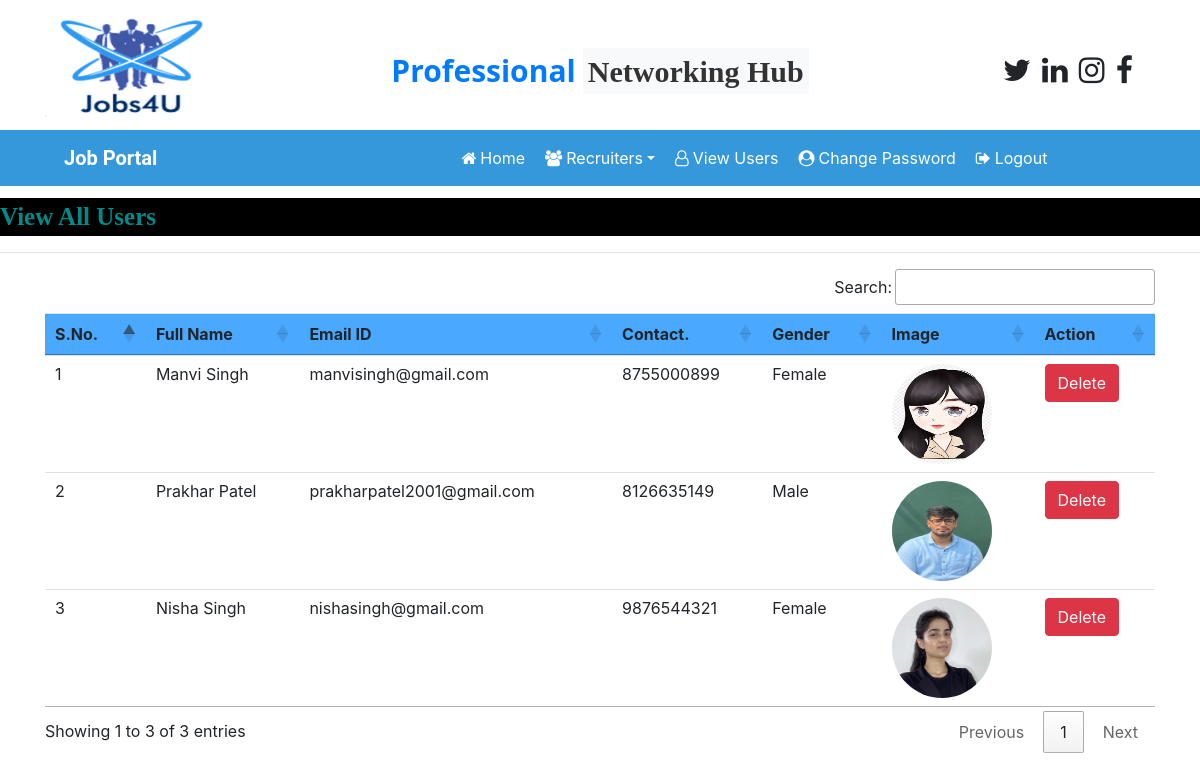
/view_users (signed in), run on the app's committed database.
### job/models.py (models this page shows, shortened)
class StudentUser(models.Model):
    user = models.ForeignKey(User, on_delete=models.CASCADE)
    mobile = models.CharField(max_length=15, null=True)
    image = models.FileField(null=True)
    gender = models.CharField(max_length=10, null=True)
    type = models.CharField(max_length=15, null=True)

### job/views.py (the view)
# urls.py: path('view_users',view_users,name="view_users"),
def view_users(request):
    if not request.user.is_authenticated:
        return redirect('admin_login')
    data = StudentUser.objects.all()
    d = {'data':data}
    return render(request,'view_users.html',d)

### job/templates/view_users.html
{% load static %}
{% block body %}
{% include 'admin_navigation.html' %}
<marquee style="font-family: 'Monotype Corsiva' ; font-size: 25px ; color: darkcyan ; background-color: black ; font-weight: bold; margin-top: 1%">
    View All Users
</marquee>
<hr>
<div class="container">
<table class="table table-hover" id = "example">
    <thead>
    <tr style ="background-color: #4AA8FF">
        <th>S.No.</th>
        <th>Full Name</th>
        <th>Email ID</th>
        <th>Contact.</th>
        <th>Gender</th>
        <th>Image</th>
        <th>Action</th>
    </tr>
    </thead>
    <tbody>
    {% for i in data %}
    <tr>
        <td>{{forloop.counter}}</td>
        <td>{{i.user.first_name}} {{i.user.last_name}}</td>
        <td>{{i.user.username}}</td>
        <td>{{i.mobile}}</td>
        <td>{{i.gender}}</td>
        <td><img src ="{{i.image.url}}" style="width:100px ; height : 100px; border-radius:50%" ></td>
        <td><a href="{% url 'delete_user' i.user.id %}" class="btn btn-danger btn-small" onclick="return confirm('Are You Sure?')">Delete</a></td>
    </tr>
    {% endfor %}
    </tbody>
</table>
</div>
{% endblock %}

### job/templates/admin_navigation.html (shortened to what this page needs)
<html>
<head>
    {% load static %}
  <link rel="stylesheet" href="https://cdn.jsdelivr.net/npm/bootstrap@4.6.2/dist/css/bootstrap.min.css">
    <link rel="stylesheet" href="https://cdnjs.cloudflare.com/ajax/libs/font-awesome/4.7.0/css/font-awesome.min.css">
    <link rel="stylesheet" href="https://cdn.datatables.net/1.13.6/css/jquery.dataTables.min.css">
    <link rel=stylesheet" href="https://cdn.datatables.net/buttons/2.4.1/css/buttons.dataTables.min.css">
</head>
<body>
<div class="container">
    <div class="row">
        <div class="col-sm-3">
            <img src="{% static 'images/job2.jpeg' %}"  style="width:170px; height:130px">
        </div>
        <div class="col-sm-6 mt-5 text-center">
            <span style="font-weight: bold; font-size: 30px">
              <span style="color: #007bff; font-family: 'Segoe UI', Tahoma, Geneva, Verdana, sans-serif;">Professional</span>
              <span style="background-color: #f8f9fa; padding: 5px;">
                <span style="color: #333; font-family: 'Georgia', serif;">Networking Hub</span>
              </span>
            </span>
        </div>
        <div class="col-sm-3 mt-5" style="padding-left: 10%">
<span style="font-weight:bold ; font-size: 30px ">
    <span><i class="fa fa-twitter pl-1"></i></span>
    <span><i class="fa fa-linkedin pl-1"></i></span>
    <span><i class="fa fa-instagram pl-1"></i></span>
    <span><i class="fa fa-facebook pl-1"></i></span>
</span>
        </div>
    </div>
</div>
<nav class="navbar navbar-expand-sm" style="background-color: #3498db;">
    <a class="navbar-brand text-white pl-5 font-weight-bold" style="font-family: 'Roboto', sans-serif; font-size:20px">Job Portal</a>
<Ul class="navbar-nav">
    <li class="nav-item">
        <a class="nav-link" href="{% url 'admin_home' %}" style="margin-left:280px"><i class="fa fa-home mr-1"></i>Home</a>
    </li>
    <li class="nav-item dropdown">
        <a class="nav-link  dropdown-toggle" href="#" data-toggle="dropdown" ><i class="fa fa-users mr-1"></i>Recruiters</a>
    </li>
    <li class="nav-item">
        <a class="nav-link" href="{% url 'view_users'%}" ><i class="fa fa-user-o mr-1"></i>View Users</a>
    </li>
    <li class="nav-item">
        <a class="nav-link" href="{% url 'change_passwordadmin'%}" ><i class="fa fa-user-circle mr-1"></i>Change Password</a>
    </li>
    <li class="nav-item">
        <a class="nav-link" href="{% url 'Logout' %}" ><i class="fa fa-sign-out mr-1"></i>Logout</a>
    </li>
</Ul>
</nav>
</body>
</html>

### job/templates/admin_navigation.html (style rules this page uses)
.nav-link { color: white !important ; margin-right : 4px; }

### data on the page
StudentUser: user.first_name "Manvi", user.last_name "Singh", user.username "manvisingh@gmail.com", mobile "8755000899", gender "Female", image (picture)
StudentUser: user.first_name "Prakhar", user.last_name "Patel", user.username "prakharpatel2001@gmail.com", mobile "8126635149", gender "Male", image (picture)
StudentUser: user.first_name "Nisha", user.last_name "Singh", user.username "nishasingh@gmail.com", mobile "9876544321", gender "Female", image (picture)
